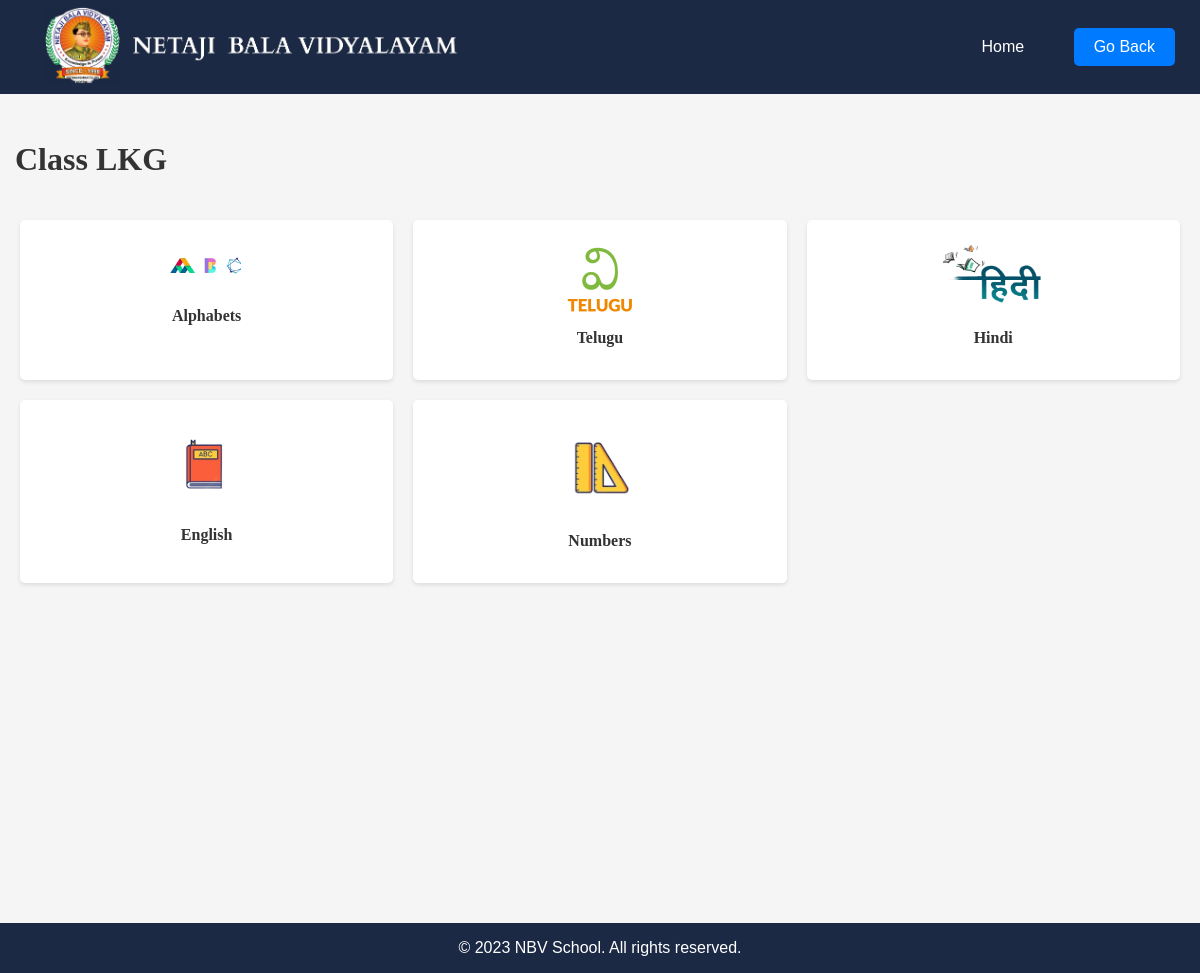
Page /classes/Class LKG/ on the committed database.
### School/models.py (models this page shows)
class Subject(models.Model):
    subject_name = models.CharField(max_length=100)
    name = models.CharField(max_length=100)
    logo = models.ImageField(upload_to='subject_logos/', null=True, blank=True)

### School/views.py (the view)
# urls.py: path("classes/<str:class_name>/", views.classes, name='class_page'),
def classes(request, class_name):
    subjects = Subject.objects.filter(name=class_name)
    return render(request, 'classes.html', {'class_name': class_name, 'subjects': subjects})

### templates/classes.html (shortened to what this page needs)
<!DOCTYPE html>
<html lang="en">
{% load static %}
    <head>
    </head>
        <header class="header">
            <a href="/"><img src="{%static 'img/logo.png'%}" alt="Logo" class="logo"></a>
             <nav class="nav-links">
                    <ul>
                        <li><a href="/">Home</a></li>
                        <li><button id="goBackButton">Go Back</button></li>
                    </ul>
             </nav>
        </header>
        <head>
            <div class="vertical-space"></div>
            <div class="vertical-space"></div>
            <div class="vertical-space"></div>
            <link rel="stylesheet" type="text/css" href="{% static 'css/carousel.css' %}">
            </head>
                <h1>{{ class_name }}</h1>
            <body class="cl-page">
              <div class="block-container">
                  <ul class="subject-list">
                        {% for subject in subjects %}
                        <li class="subject-item">
                            <div class="subject-content">
                                <div class="subject-logo">
                                    {% if subject.logo %}
                                    <img src="{{ subject.logo.url }}" alt="{{ subject.subject_name }}" class="logo-image">
                                    {% else %}
                                    No logo available
                                    {% endif %}
                                </div>
                                <h2 class="subject-name">{{ subject.subject_name }}</h2>
                            </div>
                        </li>
                        {% endfor %}
                  </ul>
              </div>
            </body>
    {% include 'footer.html' %}
</html>

### static/css/carousel.css (style rules this page uses)
.logo { width: 420px; height: auto; margin-left: 40px; }
.nav-links a { color: #fff; text-decoration: none; margin: 0 15px; }
.nav-links li { margin: 0 15px; }
.nav-links a { text-decoration: none; color: #fff; }
body { font-family: Arial, sans-serif; margin: 0; padding: 0; background-color: #f5f5f5; color: #333; }
.header { position: fixed; top: 0; left: 0; width: 100%; background-color: #1b2945; color: #fff; padding: 5px; display: flex; align-items: center; justify-content: space-between; transition: all 0.3s ease; z-index: 1000; }
nav ul { list-style: none; padding: 0; }
nav ul li { display: inline; margin-right: 20px; }
nav a { text-decoration: none; color: white; }
.vertical-space { height: 40px; }

### templates/classes.html (style rules this page uses)
button { padding: 10px 20px; background-color: #007bff; color: #fff; border: none; cursor: pointer; margin-right: 15px; font-size: 16px; border-radius: 5px; transition: background-color 0.3s ease-in-out; }
.subject-list { list-style: none; display: flex; flex-wrap: wrap; padding: 10px; margin-bottom: 320px; transition: transform 0.5s ease-in-out; }
.subject-item { width: calc(33.33% - 20px); margin: 10px; text-align: center; background-color: #fff; border-radius: 5px; box-shadow: 0 2px 4px rgba(0, 0, 0, 0.1); }
.subject-content { display: flex; flex-direction: column; align-items: center; padding: 20px; }
.subject-logo img { max-width: 100px; height: auto; }
.subject-name { font-size: 16px; font-weight: bold; color: #333; margin-top: 10px; }
h1 { margin-left: 15px; font-family: 'Brush Script', cursive; }
h2 { font-family: 'Brush Script', cursive; }

### rows in the picture
Subject: logo (picture), subject_name "Alphabets"
Subject: logo (picture), subject_name "Telugu"
Subject: logo (picture), subject_name "Hindi"
Subject: logo (picture), subject_name "English"
Subject: logo (picture), subject_name "Numbers"

### other values in the picture
{{ class_name }} "Class LKG"
